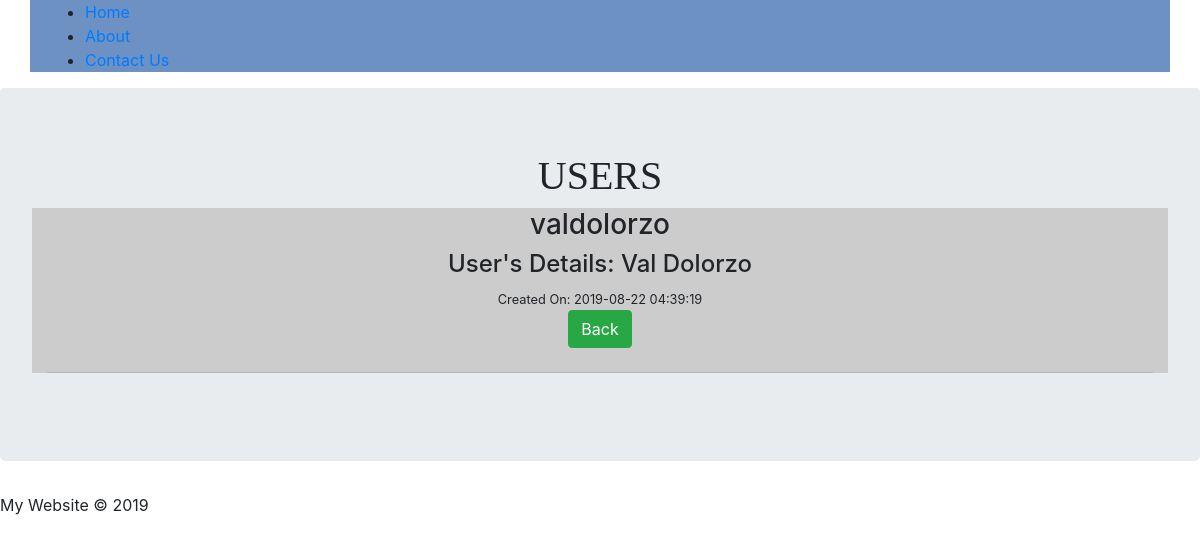
Page /Database/post.php?id=2 on the committed database.
### tables this page shows
CREATE TABLE `users` (
  `id` int(11) NOT NULL,
  `uname` varchar(255) NOT NULL,
  `fname` varchar(255) NOT NULL,
  `lname` varchar(255) NOT NULL,
  `datecreated` timestamp NOT NULL DEFAULT CURRENT_TIMESTAMP
);

### Database/post.php (the view, shortened to what this page needs)
<?php
require ('config/db.php');
$id = mysqli_real_escape_string($conn, $_GET['id']);
$query = 'SELECT * FROM users WHERE id='.$id;
$result = mysqli_query($conn, $query);
$user = mysqli_fetch_assoc($result);
?>
<?php include('inc/header.php');?>
	<div class="jumbotron">
		<h1 style="font-family: 'Impact';text-align: center;">USERS</h1>
			<div class="container" style="background-color: #CCCCCC; text-align: center">
				<h3><?php echo $user['uname']; ?></h3>
				<h4>User's Details: <?php echo $user['fname'];  ?> <?php echo $user['lname'] ?></h4>
				<small>Created On: <?php echo $user['datecreated'];?></small>
			<br>
			<a class="btn btn-success" href="index.php">Back</a>
			<hr class="my-4">
			</div>
	</div>
<?php include('inc/footer.php');?>

### rows in the picture
users: uname "valdolorzo", fname "Val", lname "Dolorzo", datecreated "2019-08-22 04:39:19"
